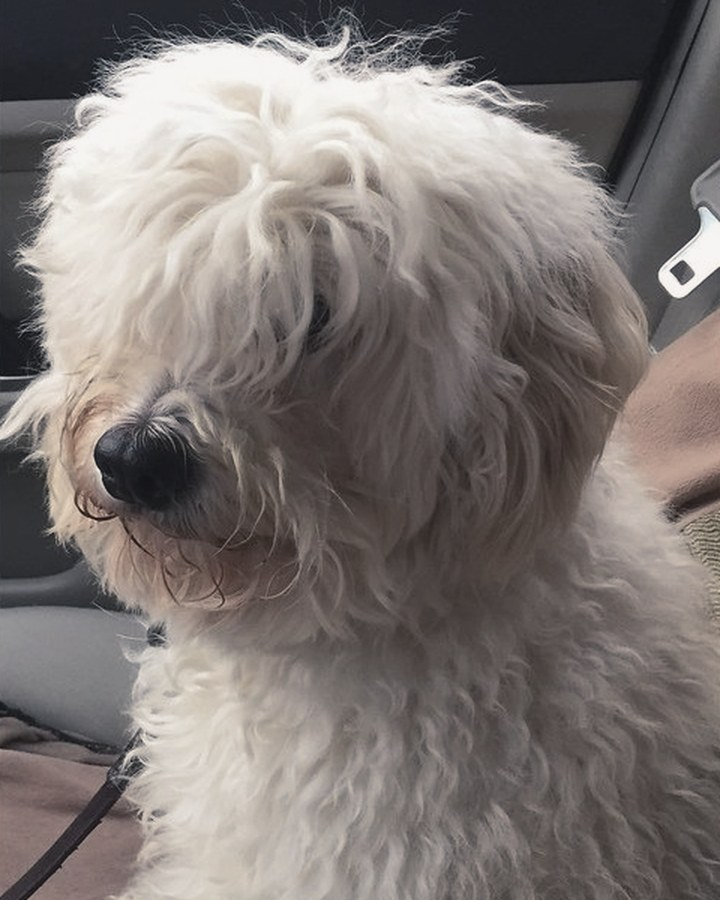
#> input picture src/assets/antes-depois/banho-tosa-antes.jpg, 720 x 900 px
$ python pos.py ../src/assets/antes-depois/banho-tosa-antes.jpg ../src/assets/antes-depois/banho-tosa-depois.jpg
#> lines starting #> are read from the running program, lines starting #| are printed output that depends on the picture
"""Pós-processo dos quadros renderizados: luz de amanhecer, vinheta e grão (Pillow + numpy).
Uso: python render/pos.py <entrada.png> <saida.jpg>"""
import sys
import numpy as np
from PIL import Image

ent, sai = sys.argv[1], sys.argv[2]
img = np.asarray(Image.open(ent).convert("RGB"), dtype=np.float32) / 255
h, w, _ = img.shape
#> h = 900; w = 720
lum = img @ np.array([0.2126, 0.7152, 0.0722])
t = np.clip(lum, 0, 1)[..., None]
tom = np.array([0.36, 0.38, 0.55]) * (1 - t) + np.array([1.0, 0.84, 0.74]) * t
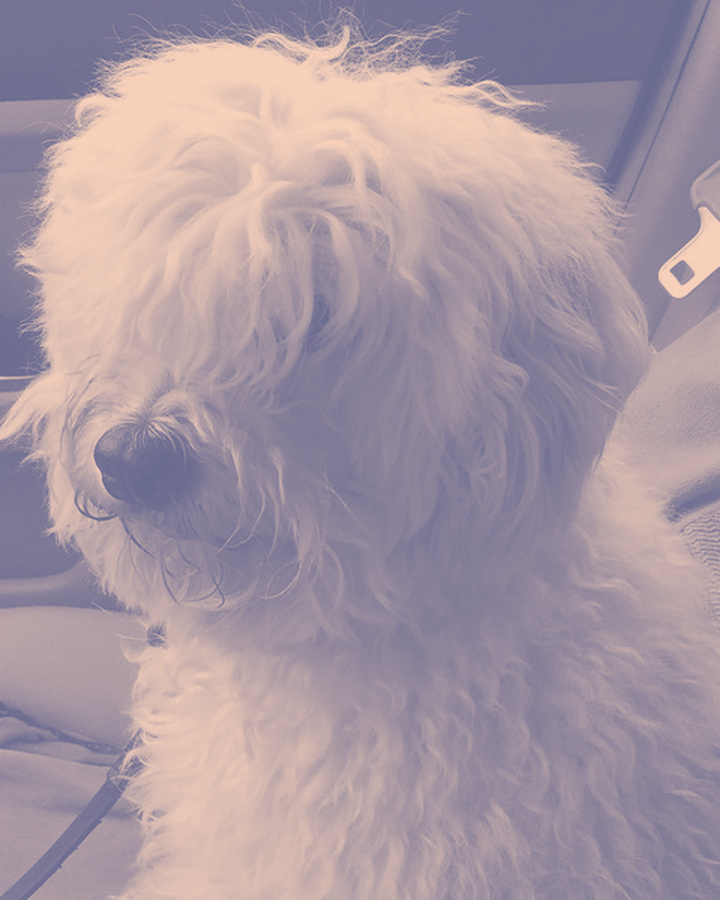
#> tom: shape (900, 720, 3) float64; mean of channels 0, 1, 2 0.662, 0.597, 0.64; drawn as R, G, B
suave = (1 - 2 * tom) * img * img + 2 * tom * img
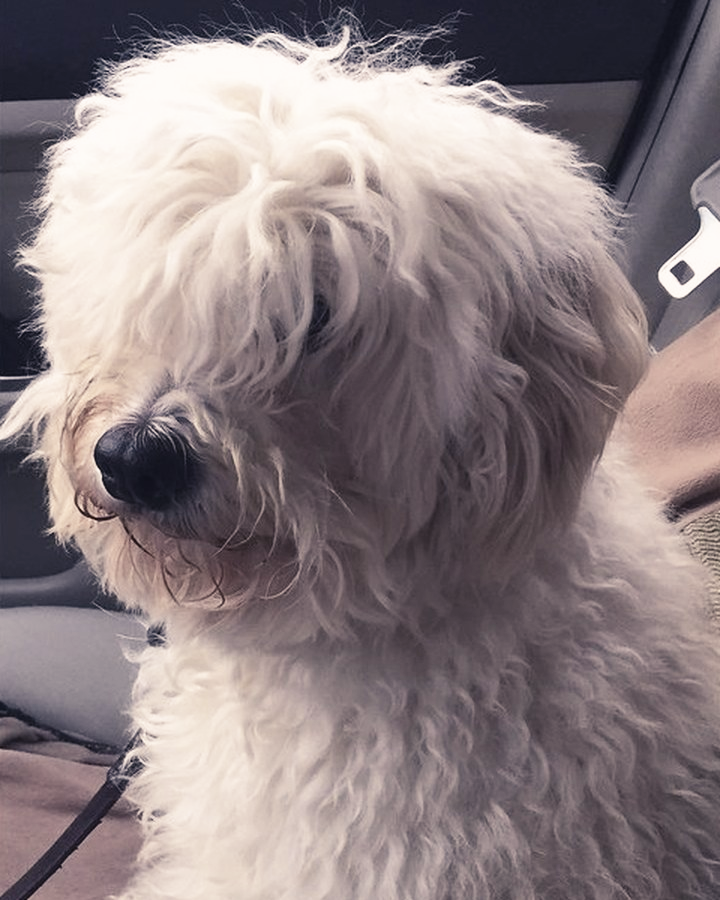
#> suave: shape (900, 720, 3) float64; mean of channels 0, 1, 2 0.552, 0.502, 0.511; drawn as R, G, B
img = img * 0.62 + suave * 0.38
# lavanda no alto, azul-acinzentado nas sombras (paleta do site)
alto = np.clip(1 - np.mgrid[0:h, 0:w][0] / (h * 0.45), 0, 1)[..., None]
img = img * (1 - 0.22 * alto) + np.array([0.725, 0.745, 0.83]) * 0.22 * alto
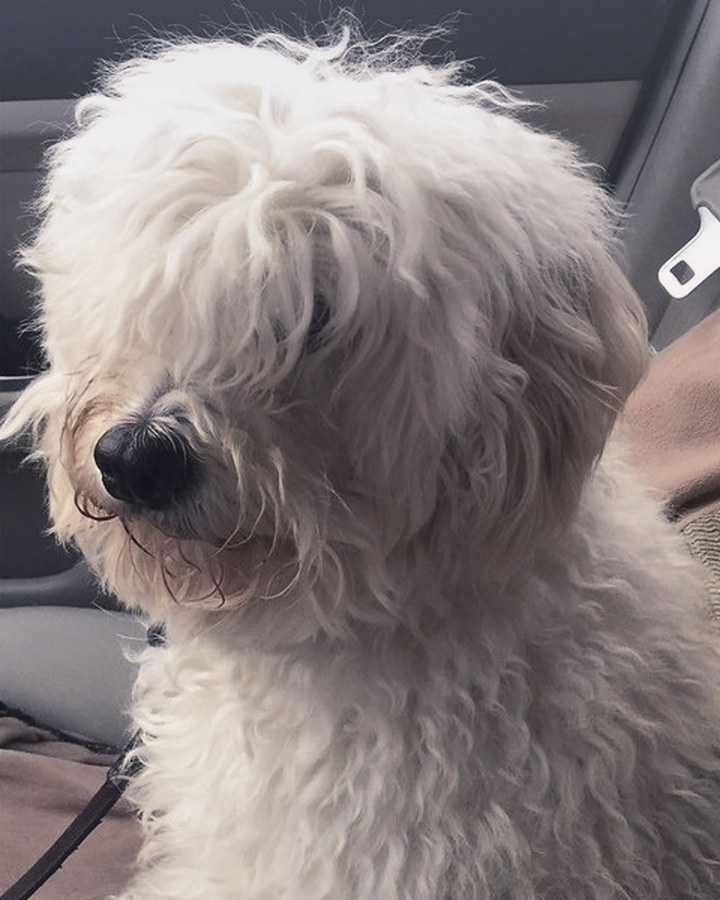
#> img: shape (900, 720, 3) float64; mean R, G, B 0.526, 0.491, 0.492
sombra = np.clip(1 - lum / 0.35, 0, 1)[..., None]
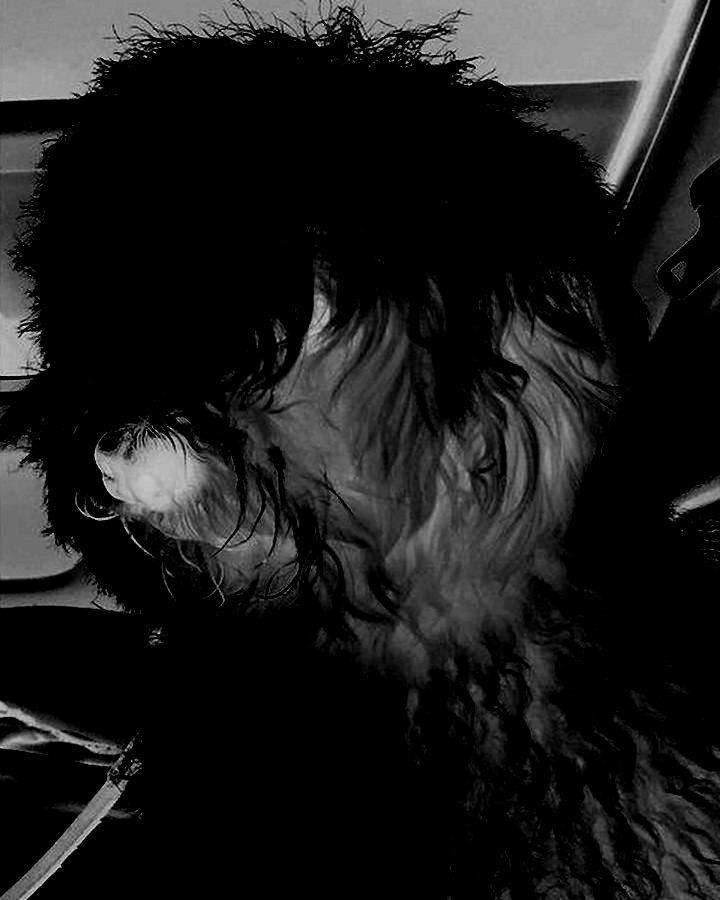
#> sombra: shape (900, 720, 1) float64; min 0, max 0.901, mean 0.106
img = img * (1 - 0.18 * sombra) + np.array([0.24, 0.29, 0.36]) * img.mean() * 0.18 * sombra
yy, xx = np.mgrid[0:h, 0:w]
r = np.sqrt(((xx - w / 2) / (w / 2)) ** 2 + ((yy - h * 0.55) / (h / 2)) ** 2)
img *= (1 - 0.28 * np.clip(r - 0.55, 0, 1) ** 1.5)[..., None]
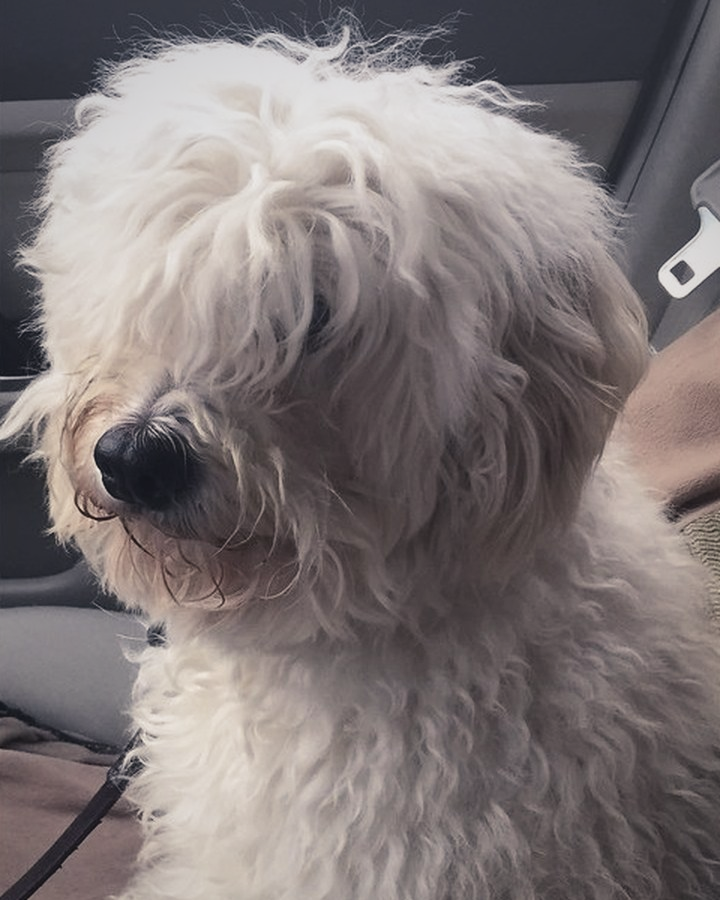
#> img: shape (900, 720, 3) float64; mean R, G, B 0.499, 0.466, 0.466
rng = np.random.default_rng(7)
img += rng.normal(0, 0.005, img.shape[:2])[..., None]
Image.fromarray((np.clip(img, 0, 1) * 255).astype(np.uint8)).save(sai, quality=92)
print(sai)

$ run again, on src/assets/antes-depois/essencial-antes.jpg
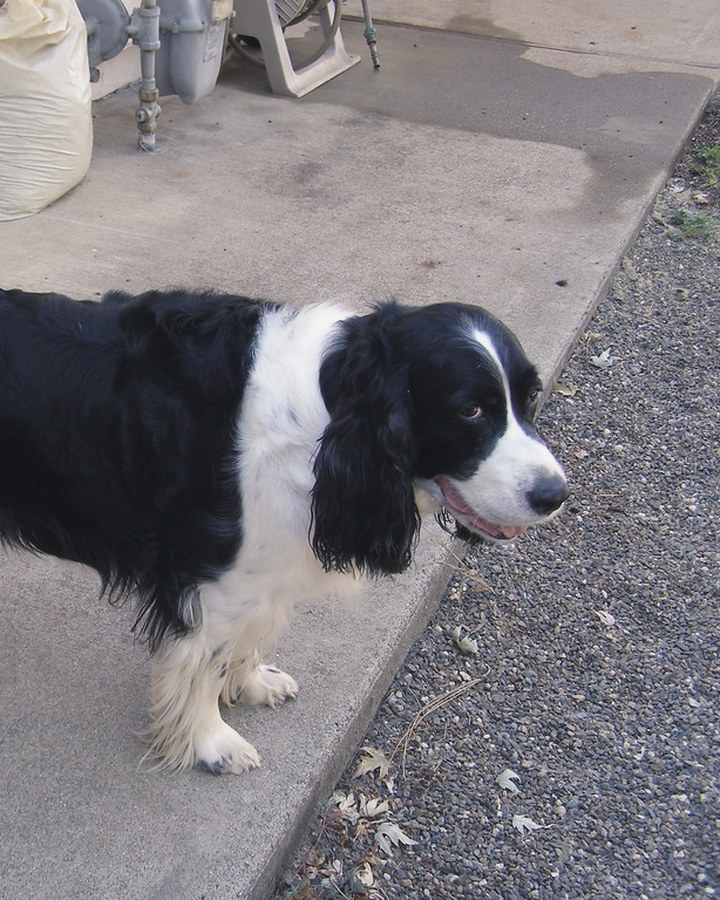
#> input picture src/assets/antes-depois/essencial-antes.jpg, 720 x 900 px
#> `sombra = np.clip(1 - lum / 0.35, 0, 1)[..., None]`:
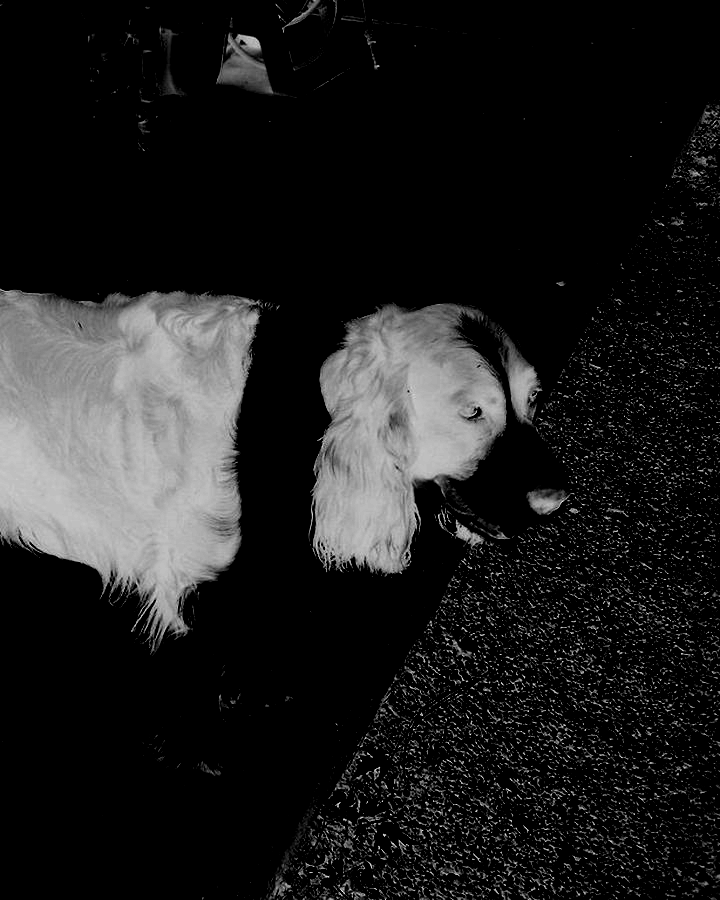
#> sombra: shape (900, 720, 1) float64; min 0, max 0.973, mean 0.12
#> `img *= (1 - 0.28 * np.clip(r - 0.55, 0, 1) ** 1.5)[..., None]`:
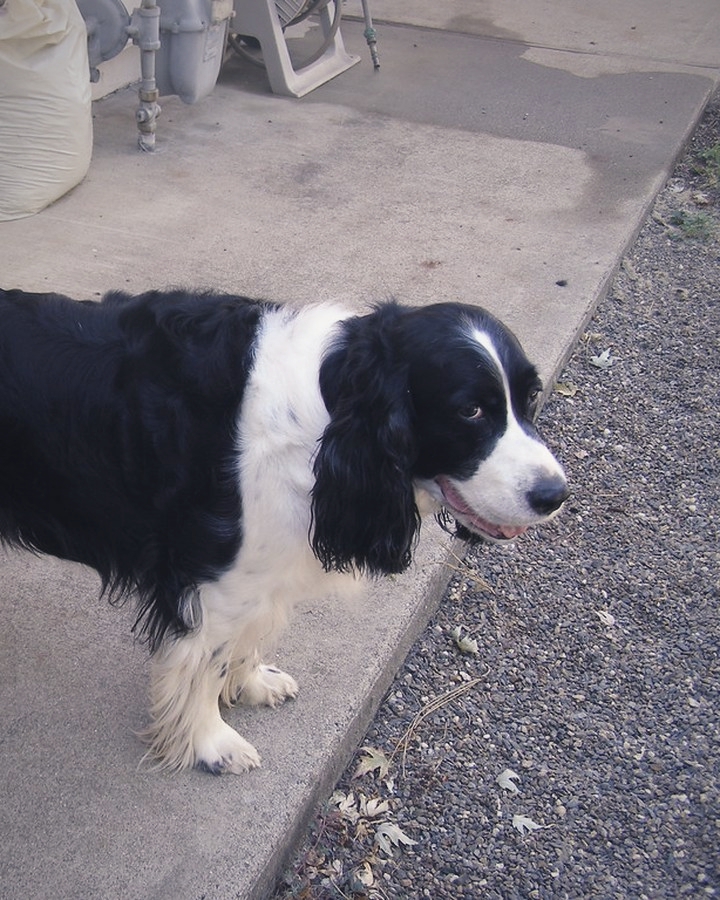
#> img: shape (900, 720, 3) float64; mean R, G, B 0.495, 0.476, 0.501

$ run again, on src/assets/antes-depois/essencial-depois.jpg
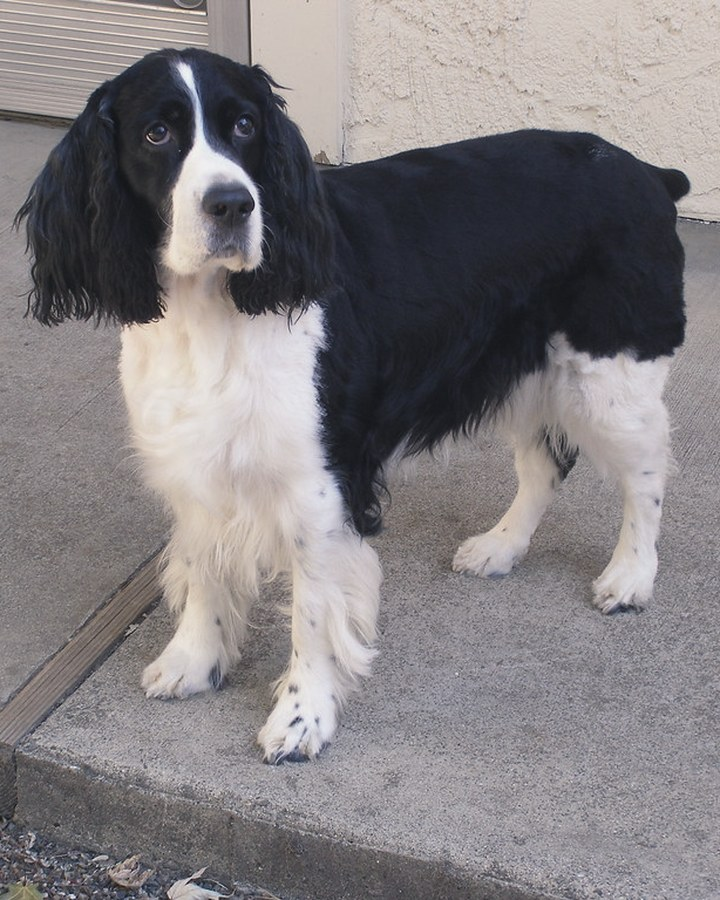
#> input picture src/assets/antes-depois/essencial-depois.jpg, 720 x 900 px
#> `sombra = np.clip(1 - lum / 0.35, 0, 1)[..., None]`:
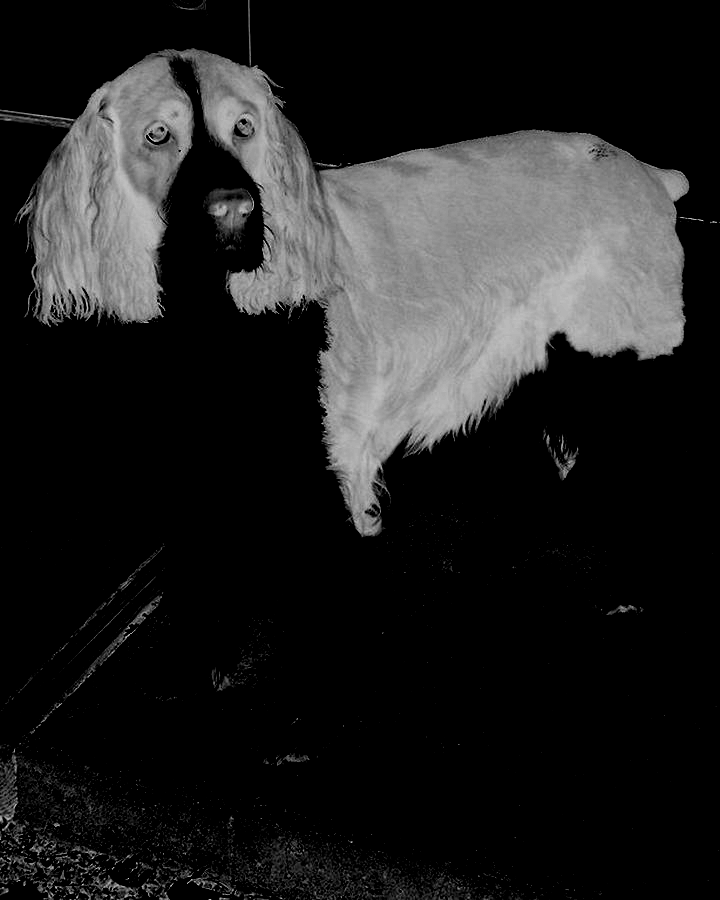
#> sombra: shape (900, 720, 1) float64; min 0, max 0.876, mean 0.13
#> `img *= (1 - 0.28 * np.clip(r - 0.55, 0, 1) ** 1.5)[..., None]`:
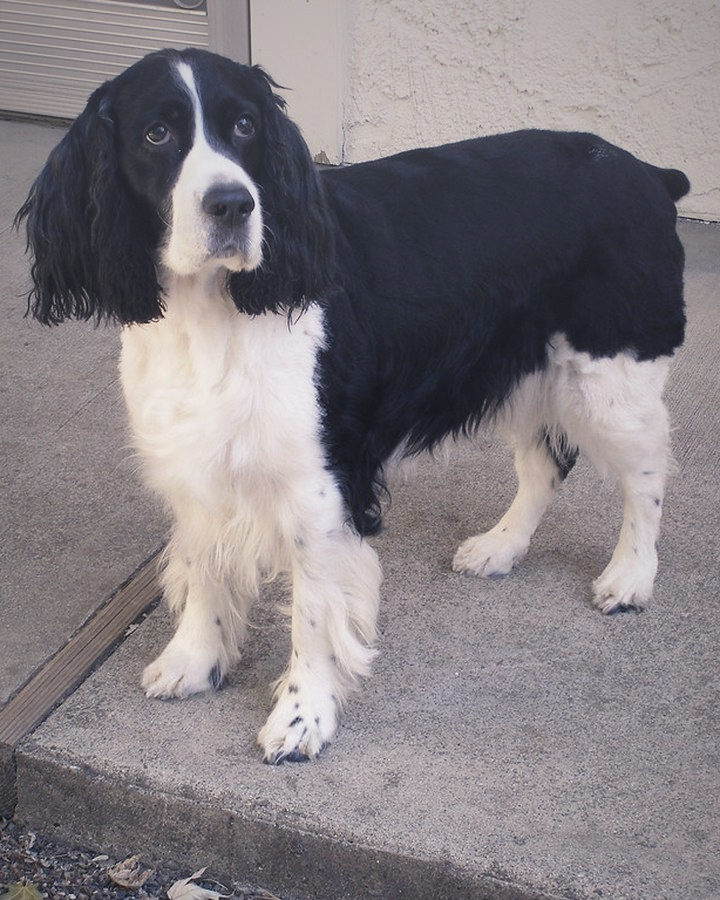
#> img: shape (900, 720, 3) float64; mean R, G, B 0.521, 0.498, 0.515

$ run again, on src/assets/antes-depois/spa-antes.jpg
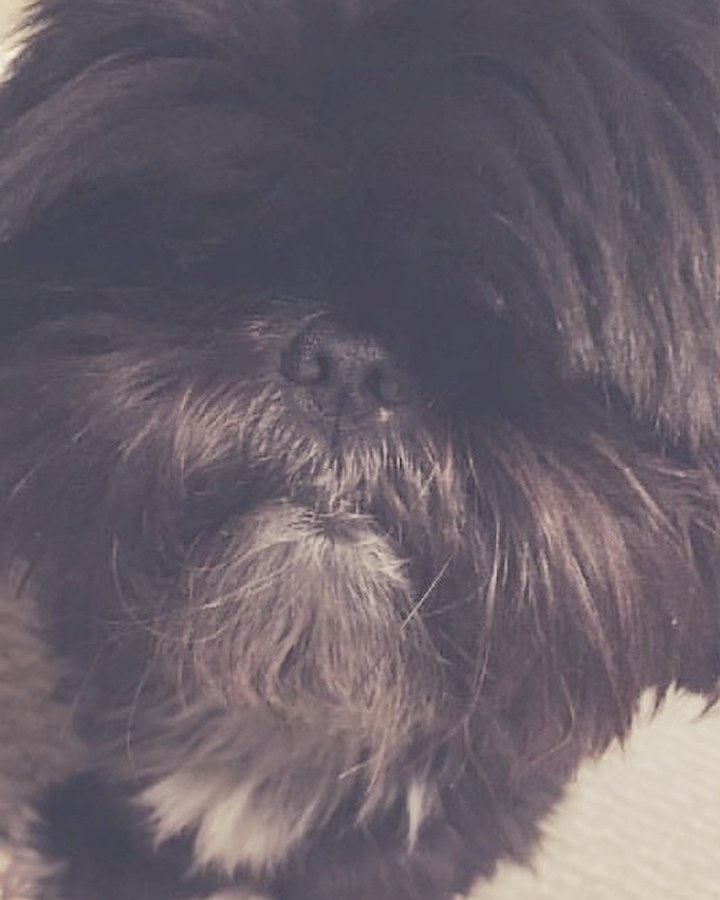
#> input picture src/assets/antes-depois/spa-antes.jpg, 720 x 900 px
#> `sombra = np.clip(1 - lum / 0.35, 0, 1)[..., None]`:
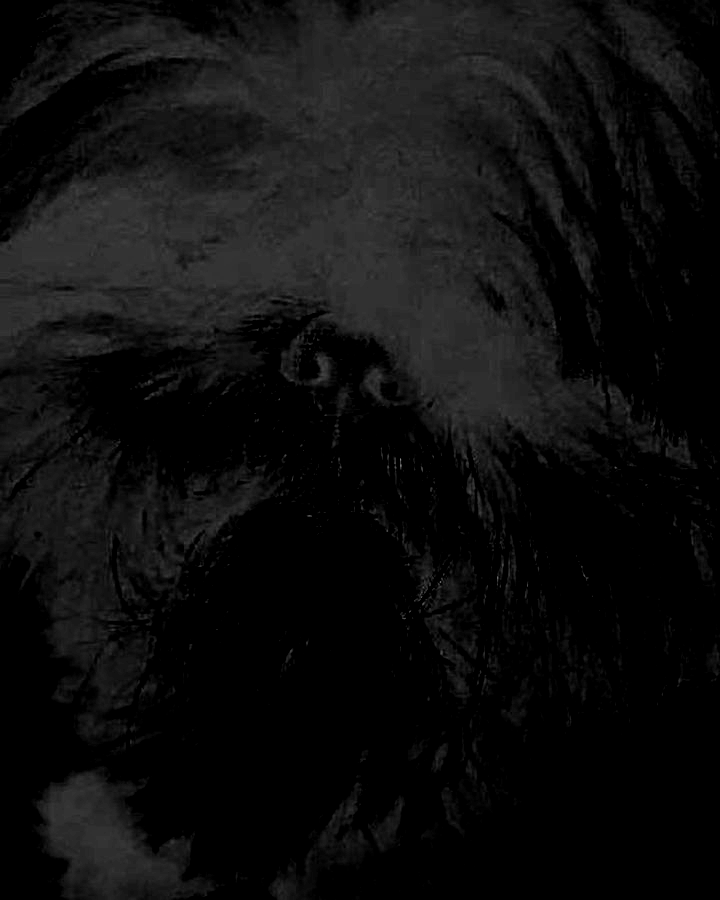
#> sombra: shape (900, 720, 1) float64; min 0, max 0.534, mean 0.056
#> `Image.fromarray((np.clip(img, 0, 1) * 255).astype(np.uint8)).save(sai,..`:
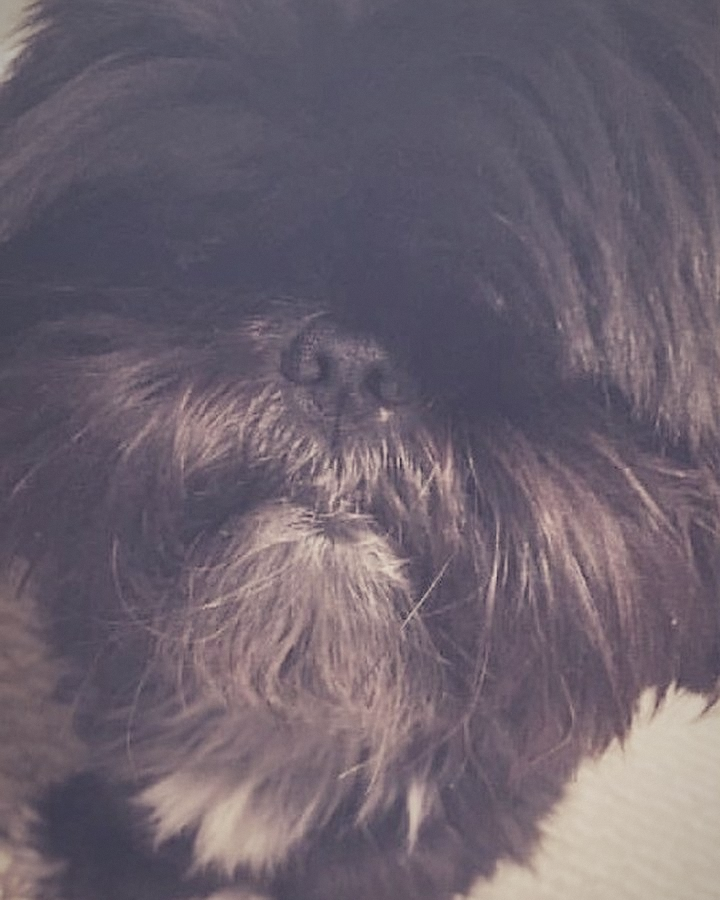
#> saved as spa-antes.jpg: PIL image 720x900 RGB; mean R, G, B 108.8, 98.4, 109.8
